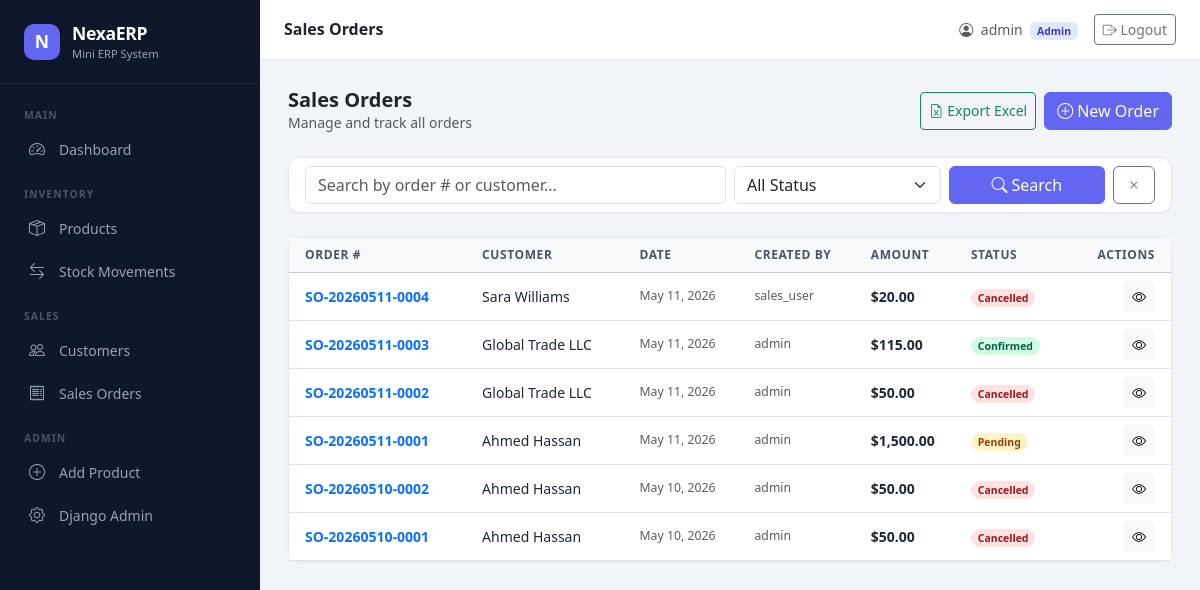
The page /orders/ (signed in) on the database as committed earlier.
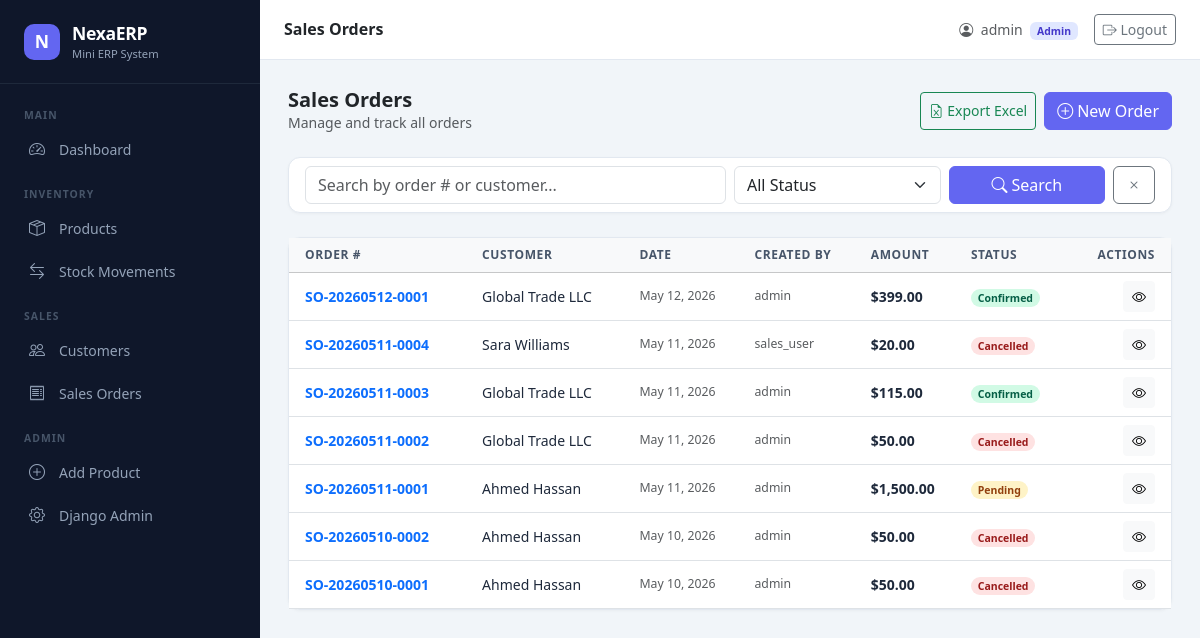
The same page on the database as committed later.
### orders/models.py (models this page shows, shortened)
class SalesOrder(models.Model):
    STATUS_CHOICES = [
        ('pending', 'Pending'),
        ('confirmed', 'Confirmed'),
        ('cancelled', 'Cancelled'),
    ]
    order_number = models.CharField(max_length=50, unique=True, editable=False)
    customer = models.ForeignKey('customers.Customer', on_delete=models.PROTECT)
    order_date = models.DateField(default=timezone.now)
    created_by = models.ForeignKey(User, on_delete=models.PROTECT, related_name='created_orders')
    status = models.CharField(max_length=20, choices=STATUS_CHOICES, default='pending')
    total_amount = models.DecimalField(max_digits=14, decimal_places=2, default=0)
    notes = models.TextField(blank=True)
    created_at = models.DateTimeField(auto_now_add=True)
    updated_at = models.DateTimeField(auto_now=True)
    class Meta:
        ordering = ['-created_at']

### customers/models.py (models this page shows, shortened)
class Customer(models.Model):
    customer_code = models.CharField(max_length=50, unique=True)
    name = models.CharField(max_length=255)
    phone = models.CharField(max_length=20, blank=True)
    address = models.TextField(blank=True)
    email = models.EmailField(blank=True)
    opening_balance = models.DecimalField(max_digits=12, decimal_places=2, default=0)
    is_active = models.BooleanField(default=True)
    created_at = models.DateTimeField(auto_now_add=True)
    updated_at = models.DateTimeField(auto_now=True)
    class Meta:
        ordering = ['name']

### orders/views.py (the view)
# urls.py: path('', OrderListView.as_view(), name='order_list'),
class OrderListView(SalesOrAdminMixin, ListView):
    model = SalesOrder
    template_name = 'orders/order_list.html'
    context_object_name = 'orders'
    paginate_by = 15
    def get_queryset(self):
        query = self.request.GET.get('q', '')
        status = self.request.GET.get('status', '')
        return OrderService.search(query=query or None, status=status or None)
    def get_context_data(self, **kwargs):
        context = super().get_context_data(**kwargs)
        context['search_form'] = OrderSearchForm(self.request.GET)
        return context

### orders/forms.py
class OrderSearchForm(forms.Form):
    q = forms.CharField(
        required=False,
        widget=forms.TextInput(attrs={'class': 'form-control', 'placeholder': 'Search by order # or customer...'})
    )
    status = forms.ChoiceField(
        required=False,
        choices=[('', 'All Status'), ('pending', 'Pending'), ('confirmed', 'Confirmed'), ('cancelled', 'Cancelled')],
        widget=forms.Select(attrs={'class': 'form-select'})
    )

### core/mixins.py (called while the page is built)
    def dispatch(self, request, *args, **kwargs):
        if not request.user.is_authenticated:
            return self.handle_no_permission()
        return super().dispatch(request, *args, **kwargs)

### orders/services.py (called while the page is built)
    @staticmethod
    def get_all():
        return SalesOrder.objects.select_related('customer', 'created_by').all()

### orders/templates/orders/order_list.html (shortened to what this page needs)
{% extends "base.html" %}
{% load humanize %}
{% block page_title %}Sales Orders{% endblock %}
{% block content %}
<div class="d-flex justify-content-between align-items-center mb-4">
    <div>
        <h5 class="fw-bold mb-0">Sales Orders</h5>
        <p class="text-muted small mb-0">Manage and track all orders</p>
    </div>
    <div class="d-flex gap-2">
        <a href="{% url 'order_export' %}" class="btn btn-outline-success btn-sm d-flex align-items-center">
            <i class="bi bi-file-earmark-excel me-1"></i>Export Excel
        </a>
        <a href="{% url 'order_create' %}" class="btn btn-primary">
            <i class="bi bi-plus-circle me-1"></i>New Order
        </a>
    </div>
</div>
<div class="card mb-4">
    <div class="card-body py-2">
        <form method="get" class="row g-2 align-items-end">
            <div class="col-md-6">{{ search_form.q }}</div>
            <div class="col-md-3">{{ search_form.status }}</div>
            <div class="col-md-3 d-flex gap-2">
                <button type="submit" class="btn btn-primary flex-fill"><i class="bi bi-search me-1"></i>Search</button>
                <a href="{% url 'order_list' %}" class="btn btn-outline-secondary"><i class="bi bi-x"></i></a>
            </div>
        </form>
    </div>
</div>
<div class="card">
    <div class="card-body p-0">
        <div class="table-responsive">
            <table class="table table-hover mb-0">
                <thead class="table-light">
                    <tr>
                        <th class="ps-3">Order #</th>
                        <th>Customer</th>
                        <th>Date</th>
                        <th>Created By</th>
                        <th>Amount</th>
                        <th>Status</th>
                        <th class="text-end pe-3">Actions</th>
                    </tr>
                </thead>
                <tbody>
                    {% for order in orders %}
                    <tr>
                        <td class="ps-3 fw-semibold text-primary">{{ order.order_number }}</td>
                        <td>{{ order.customer.name }}</td>
                        <td class="text-muted small">{{ order.order_date|date:"M d, Y" }}</td>
                        <td class="text-muted small">{{ order.created_by.get_full_name|default:order.created_by.username }}</td>
                        <td class="fw-semibold">${{ order.total_amount|floatformat:2|intcomma }}</td>
                        <td><span class="badge rounded-pill badge-{{ order.status }}">{{ order.get_status_display }}</span></td>
                        <td class="text-end pe-3">
                            <a href="{% url 'order_detail' order.pk %}" class="btn btn-sm btn-light" title="View"><i class="bi bi-eye"></i></a>
                        </td>
                    </tr>
                    {% endfor %}
                </tbody>
            </table>
        </div>
    </div>
</div>
{% endblock %}

Rows that differ between the two databases and show on the page:
added SalesOrder: order_number "SO-20260512-0001", customer.name "Global Trade LLC", order_date "May 12, 2026", created_by.get_full_name "admin", total_amount "399.00", status "Confirmed"
